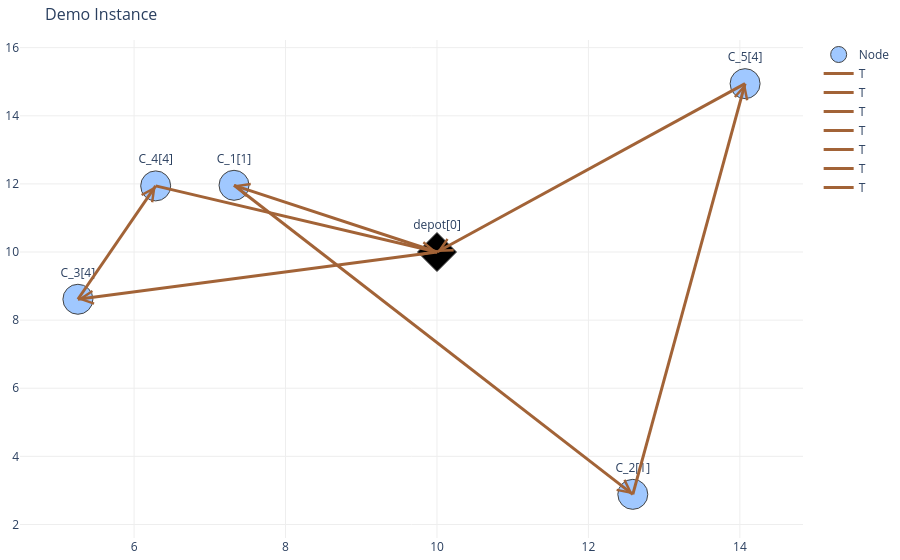

The notebook cell this image was saved under:
### Code cell
reformatted_arcs = prep_for_plot(x,optimal_routes_phaseI,arcs)
print(x.loc[['m','lr']][optimal_routes_phaseI.index])
vis_sol.plot_solution(reformatted_arcs,node_trace, None,"Demo Instance", customer_demand)

### Figure 1 — Plotly figure (JSON) as saved in the notebook; plotly's stock layout.template omitted (floating-point values rounded to 4 significant figures)
{"data": [{"marker": {"color": [3.3, 3.3, 3.3, 3.3, 3.3, 4.2], "colorscale": [[0, "rgb(0,0,0)"], [0.25, "rgb(230,0,0)"], [0.5, "rgb(230,210,0)"], [0.75, "rgb(255,255,255)"], [1, "rgb(160,200,255)"]], "line": {"width": 1}, "reversescale": true, "showscale": false, "size": 30, "symbol": ["circle", "circle", "circle", "circle", "circle", "diamond"]}, "mode": "markers+text", "name": "Node", "text": ["C_3[4]", "C_1[1]", "C_2[1]", "C_4[4]", "C_5[4]", "depot[0]"], "textposition": "top center", "type": "scatter", "x": [5.258, 7.32, 12.59, 6.285, 14.07, 10], "y": [8.612, 11.96, 2.884, 11.94, 14.94, 10]}, {"hoverinfo": "text", "line": {"color": "#a26337", "width": 3}, "mode": "lines", "name": "T", "type": "scatter", "x": [10, 5.258, null], "y": [10, 8.612, null]}, {"hoverinfo": "text", "line": {"color": "#a26337", "width": 3}, "mode": "lines", "name": "T", "type": "scatter", "x": [5.258, 6.285, null], "y": [8.612, 11.94, null]}, {"hoverinfo": "text", "line": {"color": "#a26337", "width": 3}, "mode": "lines", "name": "T", "type": "scatter", "x": [6.285, 10, null], "y": [11.94, 10, null]}, {"hoverinfo": "text", "line": {"color": "#a26337", "width": 3}, "mode": "lines", "name": "T", "type": "scatter", "x": [10, 7.32, null], "y": [10, 11.96, null]}, {"hoverinfo": "text", "line": {"color": "#a26337", "width": 3}, "mode": "lines", "name": "T", "type": "scatter", "x": [7.32, 12.59, null], "y": [11.96, 2.884, null]}, {"hoverinfo": "text", "line": {"color": "#a26337", "width": 3}, "mode": "lines", "name": "T", "type": "scatter", "x": [14.07, 10, null], "y": [14.94, 10, null]}, {"hoverinfo": "text", "line": {"color": "#a26337", "width": 3}, "mode": "lines", "name": "T", "type": "scatter", "x": [12.59, 14.07, null], "y": [2.884, 14.94, null]}], "layout": {"annotations": [{"arrowcolor": "#a26337", "arrowhead": 5, "arrowsize": 2.5, "ax": 7.177, "axref": "x", "ay": 9.174, "ayref": "y", "showarrow": true, "x": 5.258, "xref": "x", "y": 8.612, "yref": "y"}, {"arrowcolor": "#a26337", "arrowhead": 5, "arrowsize": 2.5, "ax": 5.695, "axref": "x", "ay": 10.03, "ayref": "y", "showarrow": true, "x": 6.285, "xref": "x", "y": 11.94, "yref": "y"}, {"arrowcolor": "#a26337", "arrowhead": 5, "arrowsize": 2.5, "ax": 8.227, "axref": "x", "ay": 10.93, "ayref": "y", "showarrow": true, "x": 10, "xref": "x", "y": 10, "yref": "y"}, {"arrowcolor": "#a26337", "arrowhead": 5, "arrowsize": 2.5, "ax": 8.934, "axref": "x", "ay": 10.78, "ayref": "y", "showarrow": true, "x": 7.32, "xref": "x", "y": 11.96, "yref": "y"}, {"arrowcolor": "#a26337", "arrowhead": 5, "arrowsize": 2.5, "ax": 11.58, "axref": "x", "ay": 4.614, "ayref": "y", "showarrow": true, "x": 12.59, "xref": "x", "y": 2.884, "yref": "y"}, {"arrowcolor": "#a26337", "arrowhead": 5, "arrowsize": 2.5, "ax": 11.27, "axref": "x", "ay": 11.54, "ayref": "y", "showarrow": true, "x": 10, "xref": "x", "y": 10, "yref": "y"}, {"arrowcolor": "#a26337", "arrowhead": 5, "arrowsize": 2.5, "ax": 13.82, "axref": "x", "ay": 12.96, "ayref": "y", "showarrow": true, "x": 14.07, "xref": "x", "y": 14.94, "yref": "y"}], "hovermode": "closest", "margin": {"b": 20, "l": 5, "r": 5, "t": 40}, "plot_bgcolor": "rgba(0,0,0,0)", "showlegend": true, "title": {"font": {"size": 16}, "text": "Demo Instance"}, "xaxis": {"gridcolor": "#eee", "showgrid": true, "showticklabels": true, "zeroline": true}, "yaxis": {"gridcolor": "#eee", "showgrid": true, "showticklabels": true, "zeroline": true}}}
